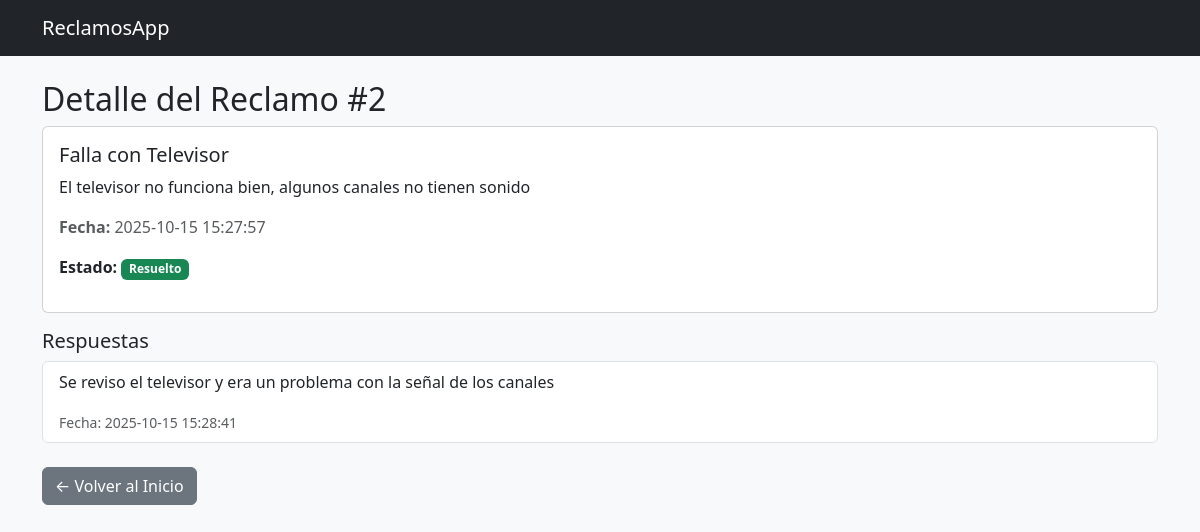
The page /reclamo/2 on the database its author committed.
### tables this page shows
CREATE TABLE reclamos (
            id INTEGER PRIMARY KEY AUTOINCREMENT,
            id_usuario INTEGER NOT NULL,
            asunto TEXT NOT NULL,
            descripcion TEXT NOT NULL,
            fecha TEXT NOT NULL,
            estado TEXT CHECK(estado IN ('pendiente', 'resuelto')) DEFAULT 'pendiente',
            FOREIGN KEY(id_usuario) REFERENCES usuarios(id)
        );

CREATE TABLE respuestas (
            id INTEGER PRIMARY KEY AUTOINCREMENT,
            id_reclamo INTEGER NOT NULL,
            contenido TEXT NOT NULL,
            fecha_respuesta TEXT NOT NULL,
            FOREIGN KEY(id_reclamo) REFERENCES reclamos(id)
        );

### app.py (the view)
@app.route('/reclamo/<int:id>')
def reclamo_detalle(id):
    conn = get_db_connection()
    reclamo = conn.execute('SELECT * FROM reclamos WHERE id = ?', (id,)).fetchone()
    respuestas = conn.execute('SELECT * FROM respuestas WHERE id_reclamo = ?', (id,)).fetchall()
    conn.close()
    return render_template('detalle_reclamo.html', reclamo=reclamo, respuestas=respuestas)

### app.py (called while the page is built)
def get_db_connection():
    conn = sqlite3.connect('database.db')
    conn.row_factory = sqlite3.Row
    return conn

### templates/detalle_reclamo.html (shortened to what this page needs)
{% extends "base.html" %}
{% block content %}
<h2>Detalle del Reclamo #{{ reclamo.id }}</h2>
<div class="card mb-3">
    <div class="card-body">
        <h5 class="card-title">{{ reclamo.asunto }}</h5>
        <p class="card-text">{{ reclamo.descripcion }}</p>
        <p class="text-muted"><b>Fecha:</b> {{ reclamo.fecha }}</p>
        <p>
            <b>Estado:</b>
            {% if reclamo.estado == 'pendiente' %}
                <span class="badge bg-warning text-dark">Pendiente</span>
            {% else %}
                <span class="badge bg-success">Resuelto</span>
            {% endif %}
        </p>
    </div>
</div>
<h5>Respuestas</h5>
{% if respuestas %}
    <ul class="list-group mb-3">
    {% for r in respuestas %}
        <li class="list-group-item">
            <p>{{ r.contenido }}</p>
            <small class="text-muted">Fecha: {{ r.fecha_respuesta }}</small>
        </li>
    {% endfor %}
    </ul>
{% else %}
    <div class="alert alert-secondary">No hay respuestas todavía.</div>
{% endif %}
<div class="mt-4">
    <a href="{{ url_for('index') }}" class="btn btn-secondary">← Volver al Inicio</a>
</div>
{% endblock %}

### rows shown on the page
reclamos: id "2", asunto "Falla con Televisor", descripcion "El televisor no funciona bien, algunos canales no tienen sonido", fecha "2025-10-15 15:27:57"
respuestas: contenido "Se reviso el televisor y era un problema con la señal de los canales", fecha_respuesta "2025-10-15 15:28:41"
